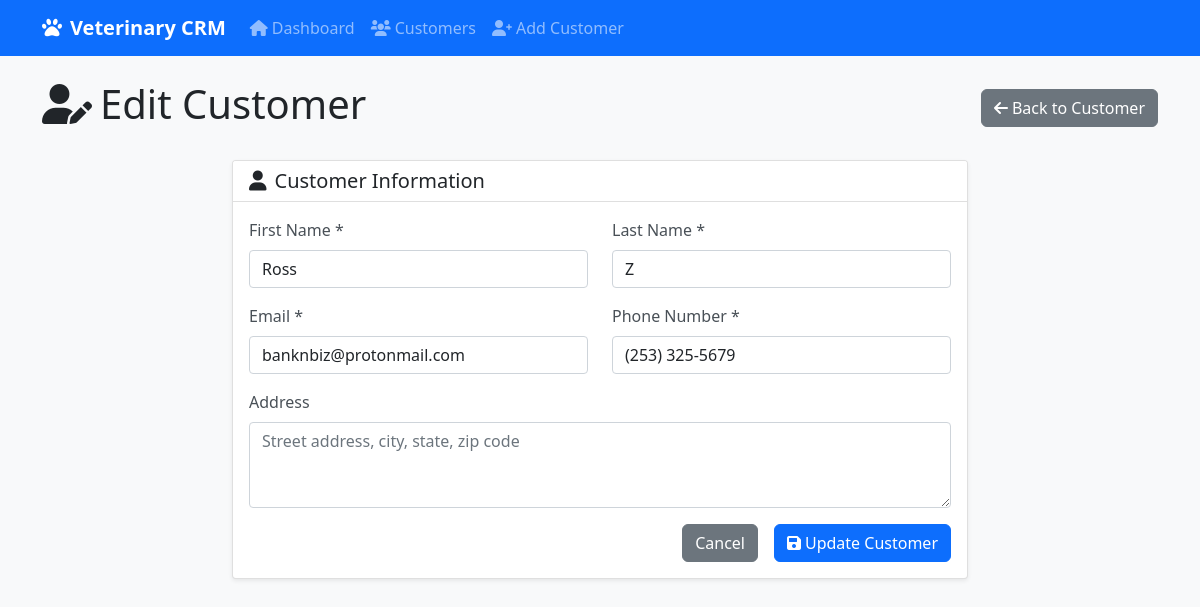
/edit_customer/1, run on the app's committed database.
### models.py (models this page shows, shortened)
class Customer(db.Model):
    __tablename__ = 'customers'
    id = db.Column(db.Integer, primary_key=True)
    first_name = db.Column(db.String(50), nullable=False)
    last_name = db.Column(db.String(50), nullable=False)
    email = db.Column(db.String(100), unique=True, nullable=False)
    phone = db.Column(db.String(20), nullable=False)
    address = db.Column(db.Text)
    created_at = db.Column(db.DateTime, default=datetime.utcnow)
    updated_at = db.Column(db.DateTime, default=datetime.utcnow, onupdate=datetime.utcnow)
    pets = db.relationship('Pet', backref='owner', lazy=True, cascade='all, delete-orphan')

### app.py (the view, shortened to what this page needs)
@app.route('/edit_customer/<int:customer_id>', methods=['GET', 'POST'])
def edit_customer(customer_id):
    customer = Customer.query.get_or_404(customer_id)
    return render_template('edit_customer.html', customer=customer)

### templates/edit_customer.html (shortened to what this page needs)
{% extends "base.html" %}
{% block content %}
<div class="row">
    <div class="col-12">
        <div class="d-flex justify-content-between align-items-center mb-4">
            <h1><i class="fas fa-user-edit me-2"></i>Edit Customer</h1>
            <a href="{{ url_for('customer_detail', customer_id=customer.id) }}" class="btn btn-secondary">
                <i class="fas fa-arrow-left me-1"></i>Back to Customer
            </a>
        </div>
    </div>
</div>
<div class="row justify-content-center">
    <div class="col-md-8">
        <div class="card">
            <div class="card-header">
                <h5 class="mb-0"><i class="fas fa-user me-2"></i>Customer Information</h5>
            </div>
            <div class="card-body">
                <form method="POST" id="customerForm">
                    <div class="row">
                        <div class="col-md-6">
                            <div class="mb-3">
                                <label for="first_name" class="form-label">First Name *</label>
                                <input type="text" class="form-control" id="first_name" name="first_name"
                                       value="{{ customer.first_name }}" required>
                            </div>
                        </div>
                        <div class="col-md-6">
                            <div class="mb-3">
                                <label for="last_name" class="form-label">Last Name *</label>
                                <input type="text" class="form-control" id="last_name" name="last_name"
                                       value="{{ customer.last_name }}" required>
                            </div>
                        </div>
                    </div>
                    <div class="row">
                        <div class="col-md-6">
                            <div class="mb-3">
                                <label for="email" class="form-label">Email *</label>
                                <input type="email" class="form-control" id="email" name="email"
                                       value="{{ customer.email }}" required>
                            </div>
                        </div>
                        <div class="col-md-6">
                            <div class="mb-3">
                                <label for="phone" class="form-label">Phone Number *</label>
                                <input type="tel" class="form-control" id="phone" name="phone"
                                       value="{{ customer.phone }}" required>
                            </div>
                        </div>
                    </div>
                    <div class="mb-3">
                        <label for="address" class="form-label">Address</label>
                        <textarea class="form-control" id="address" name="address" rows="3"
                                  placeholder="Street address, city, state, zip code">{{ customer.address or '' }}</textarea>
                    </div>
                    <div class="d-grid gap-2 d-md-flex justify-content-md-end">
                        <a href="{{ url_for('customer_detail', customer_id=customer.id) }}" class="btn btn-secondary me-md-2">Cancel</a>
                        <button type="submit" class="btn btn-primary">
                            <i class="fas fa-save me-1"></i>Update Customer
                        </button>
                    </div>
                </form>
            </div>
        </div>
    </div>
</div>
{% endblock %}

### static/css/style.css (style rules this page uses)
body { background-color: #f8f9fa; }
.card { box-shadow: 0 0.125rem 0.25rem rgba(0, 0, 0, 0.075); border: 1px solid rgba(0, 0, 0, 0.125); }
.card-header { background-color: #fff; border-bottom: 1px solid rgba(0, 0, 0, 0.125); }
.btn { border-radius: 0.375rem; }
.form-label { font-weight: 500; color: #495057; }

### data on the page
Customer: first_name "Ross", last_name "Z", email "banknbiz@protonmail.com", phone "(253) 325-5679"
